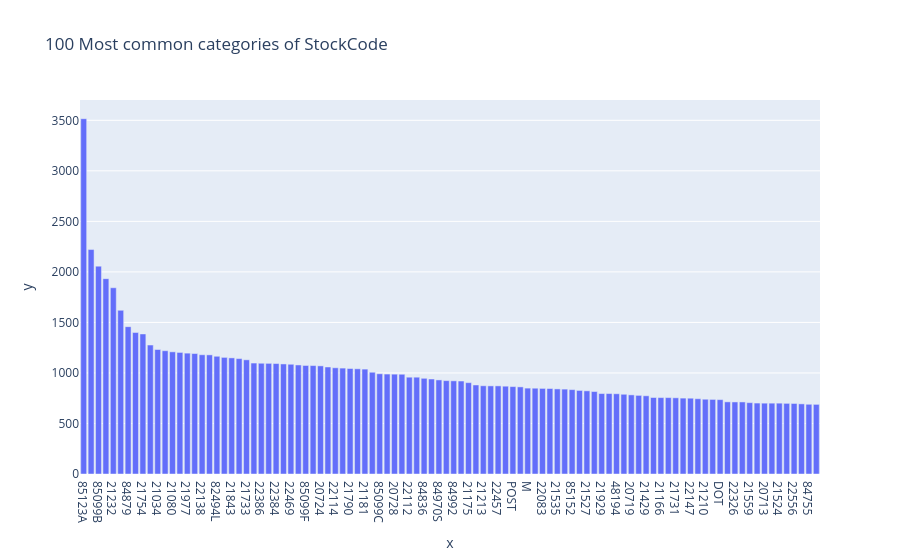

Source (notebook cell):
### Markdown cell above
Análisis de la quinta serie (Invoice)

    De la estadistica descriptiva notamos que hay 0 valores nulos, y que hay un gran porcentaje de duplicados, con respecto a otros gráficos podemos concluir que al ser Invoice las id de las transacciones, se muestra un comportamiento más distribuido de las frecuencias por transacción, en donde se suelen comprar muchos productos por transacción, pero no existe una diferencia abismal entre la transacción en la que se hizo más compra y las que le siguen que van disminuyendo de forma continua.

### Code cell
profile_serie(df_retail["StockCode"])

### Figure 1 — Plotly figure (JSON) as saved in the notebook; plotly's stock layout.template omitted (floating-point values rounded to 4 significant figures)
{"data": [{"hovertemplate": "x=%{x}<br>y=%{y}<extra></extra>", "legendgroup": "", "marker": {"color": "#636efa", "pattern": {"shape": ""}}, "name": "", "orientation": "v", "showlegend": false, "textposition": "auto", "type": "bar", "x": ["85123A", "22423", "85099B", "21212", "21232", "20725", "84879", "84991", "21754", "20914", "21034", "21931", "21080", "22139", "21977", "22383", "22138", "20727", "82494L", "22470", "21843", "21755", "21733", "21231", "22386", "22411", "22384", "48138", "22469", "20685", "85099F", "22197", "20724", "22382", "22114", "22111", "21790", "47566", "21181", "22086", "85099C", "20726", "20728", "82482", "22112", "84946", "84836", "22090", "84970S", "22149", "84992", "22355", "21175", "22356", "21213", "22077", "22457", "22379", "POST", "22178", "M", "21621", "22083", "21485", "21535", "20972", "85152", "84029E", "21527", "22189", "21929", "22585", "48194", "21928", "20719", "21791", "21429", "82486", "21166", "82580", "21731", "84978", "22147", "21975", "21210", "47591D", "DOT", "22910", "22326", "48187", "21559", "22551", "20713", "20723", "21524", "22865", "22556", "82600", "84755", "84997B"], "xaxis": "x", "y": [3516, 2221, 2057, 1933, 1843, 1620, 1458, 1400, 1386, 1276, 1232, 1220, 1209, 1203, 1196, 1192, 1180, 1179, 1165, 1154, 1149, 1142, 1130, 1098, 1096, 1095, 1093, 1089, 1086, 1079, 1074, 1073, 1070, 1059, 1051, 1048, 1044, 1041, 1038, 1007, 992, 989, 988, 987, 958, 958, 947, 940, 931, 924, 922, 920, 904, 881, 873, 872, 872, 869, 865, 862, 850, 849, 847, 846, 842, 840, 835, 827, 823, 816, 796, 796, 794, 789, 783, 778, 774, 757, 756, 756, 754, 751, 750, 745, 740, 738, 736, 714, 713, 713, 706, 702, 701, 701, 701, 699, 698, 694, 690, 689], "yaxis": "y"}], "layout": {"barmode": "relative", "legend": {"tracegroupgap": 0}, "title": {"text": "100 Most common categories of StockCode"}, "xaxis": {"anchor": "y", "domain": [0, 1], "title": {"text": "x"}}, "yaxis": {"anchor": "x", "domain": [0, 1], "title": {"text": "y"}}}}
